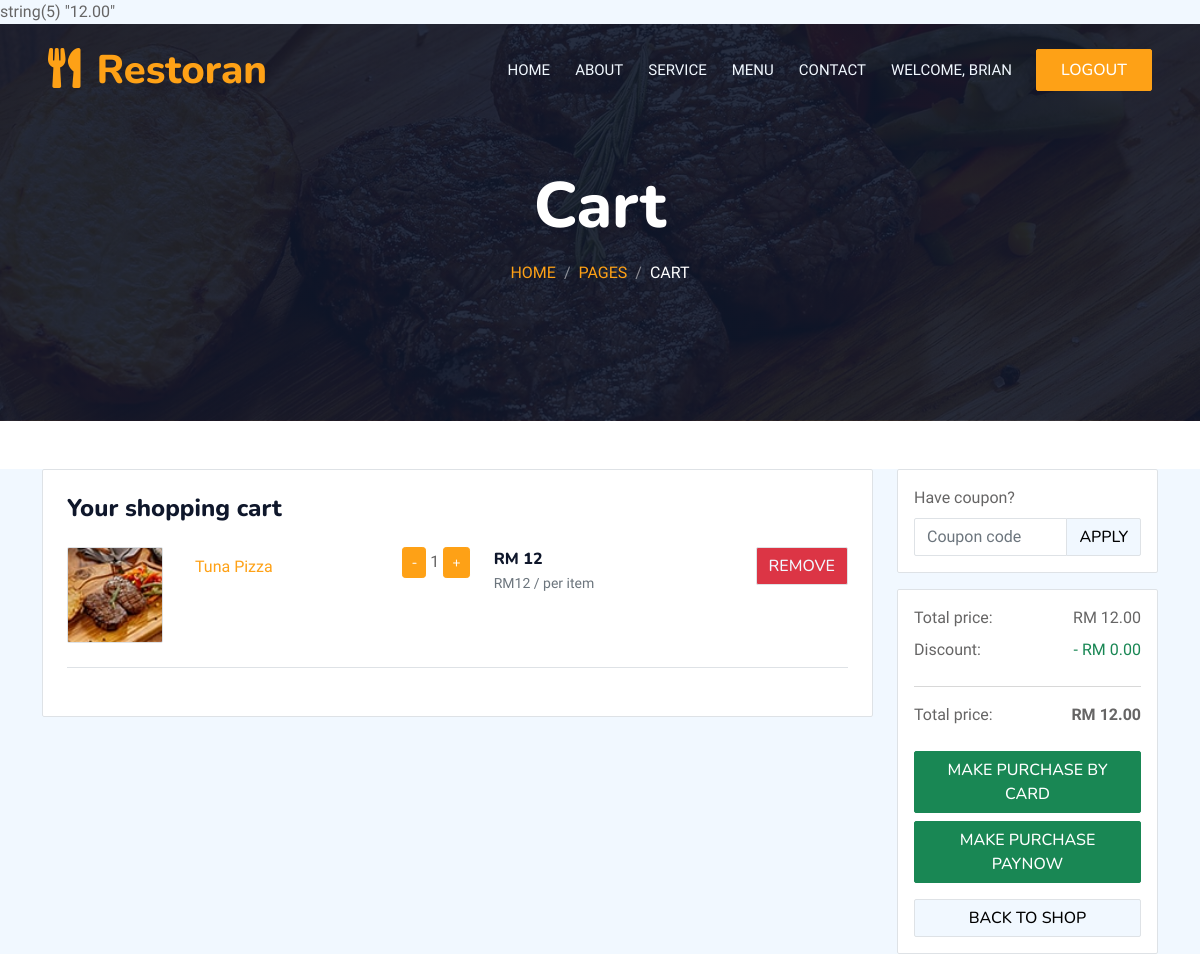
The page /log_cart.php?userID=15 (signed in, upper part) on the database as committed earlier.
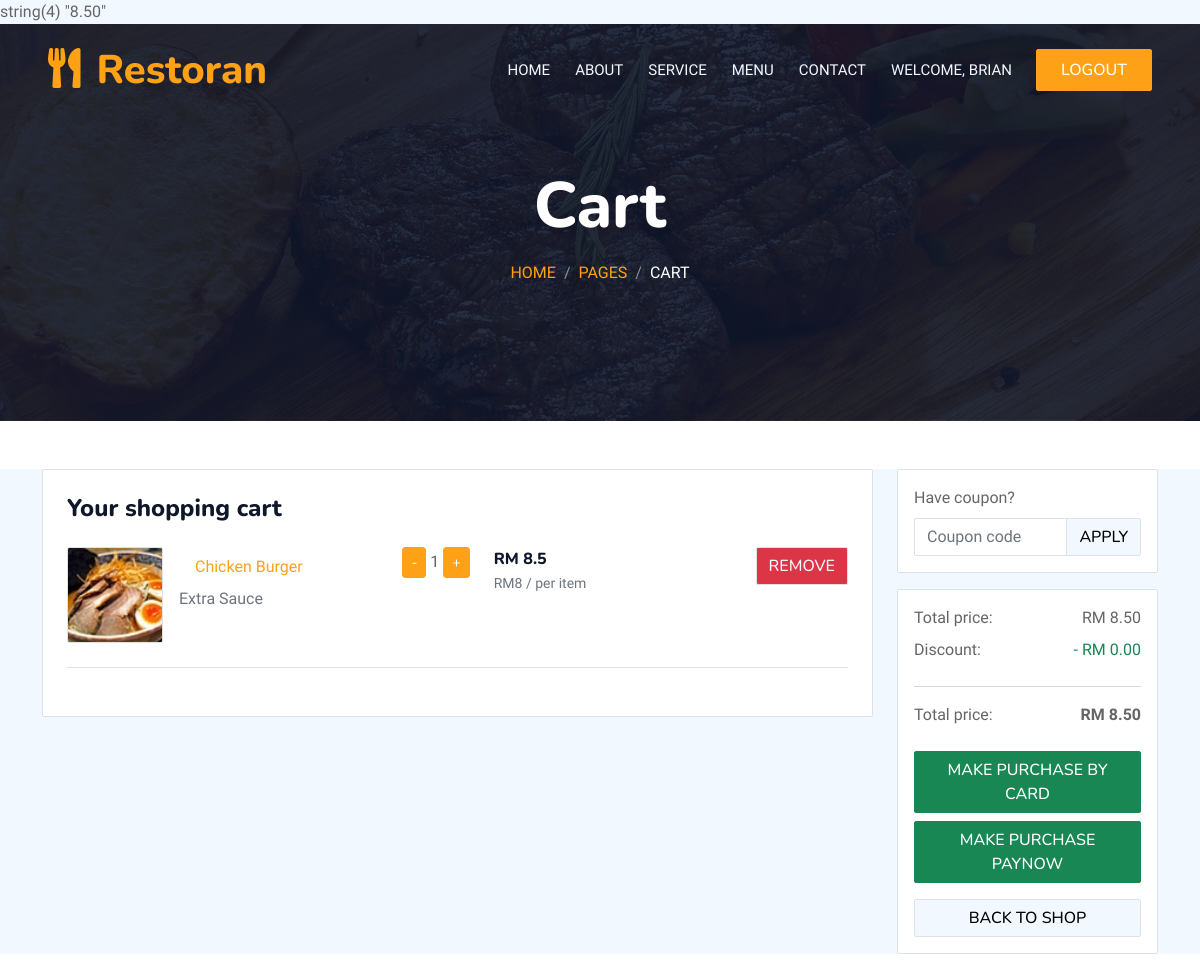
The same page on the database as committed later.
### tables this page shows
CREATE TABLE `users` (
  `id` int(11) NOT NULL,
  `name` varchar(255) DEFAULT NULL,
  `contact_number` varchar(20) DEFAULT NULL,
  `email` varchar(255) DEFAULT NULL,
  `password` varchar(255) DEFAULT NULL,
  `address` varchar(500) NOT NULL,
  `city` varchar(500) NOT NULL,
  `state` varchar(300) NOT NULL,
  `postcode` int(11) NOT NULL,
  `updated_time` timestamp NOT NULL DEFAULT current_timestamp() ON UPDATE current_timestamp(),
  `code` varchar(10) NOT NULL
);

CREATE TABLE `cart` (
  `cart_id` int(100) NOT NULL,
  `food_id` int(100) NOT NULL,
  `num_food` int(30) NOT NULL,
  `food_total_price` double NOT NULL,
  `cart_food_delete` int(11) NOT NULL DEFAULT 1,
  `user_id` int(255) NOT NULL,
  `add_on_id` int(255) NOT NULL,
  `add_on_name` varchar(255) NOT NULL,
  `add_on_price` double NOT NULL
);

CREATE TABLE `menu` (
  `food_id` int(11) NOT NULL,
  `food_img` varchar(255) NOT NULL,
  `food_name` varchar(100) NOT NULL,
  `food_price` double NOT NULL,
  `food_type` varchar(50) NOT NULL,
  `food_description` varchar(200) NOT NULL,
  `food_delete` int(10) NOT NULL DEFAULT 0
);

### log_cart.php (the view, shortened to what this page needs)
<?php include ("connection_sql.php") ?>
<!DOCTYPE html>
<html lang="en">
<head>
    <link href="https://cdnjs.cloudflare.com/ajax/libs/font-awesome/5.10.0/css/all.min.css" rel="stylesheet">
    <link href="https://cdn.jsdelivr.net/npm/bootstrap-icons@1.4.1/font/bootstrap-icons.css" rel="stylesheet">
    <link href="lib/animate/animate.min.css" rel="stylesheet">
    <link href="lib/owlcarousel/assets/owl.carousel.min.css" rel="stylesheet">
    <link href="lib/tempusdominus/css/tempusdominus-bootstrap-4.min.css" rel="stylesheet" />
    <link href="css/bootstrap.min.css" rel="stylesheet">
    <link href="css/style.css" rel="stylesheet">
</head>
<?php
    $uid = isset($_GET['userID']) ? $_GET['userID'] : null;
    $user = "SELECT * FROM users WHERE id = '$uid'";
    $user_result = mysqli_query($connect, $user);
    $row_user = mysqli_fetch_assoc($user_result);
    $sql = "SELECT *, (food_total_price * num_food) AS food_total_price FROM cart JOIN menu ON cart.food_id = menu.food_id WHERE cart_food_delete = '1' AND user_id = '$uid'";
    $result = mysqli_query($connect, $sql);
    $resultcheck = mysqli_num_rows($result);
    if ($resultcheck > 0)
    {
        $totalPrice = 0.0;
        while ($row = mysqli_fetch_assoc($result))
        {
            $totalPrice += $row['food_total_price'];
        }
        $fd_price_total = number_format($totalPrice, 2);
        $total = $fd_price_total ;
    }
    else{
        $totalPrice = 0.0;
        $fd_price_total = number_format($totalPrice, 2);
        $tax = $fd_price_total * 0.1;
        $total = 0.00;
    }
?>
<?php
    var_dump($total);
?>
<body>
    <div class="container-xxl bg-white p-0">
        <div class="container-xxl position-relative p-0">
                <nav class="navbar navbar-expand-lg navbar-dark bg-dark px-4 px-lg-5 py-3 py-lg-0">
                    <a href="" class="navbar-brand p-0">
                        <h1 class="text-primary m-0"><i class="fa fa-utensils me-3"></i>Restoran</h1>
                    </a>
                    <div class="collapse navbar-collapse" id="navbarCollapse">
                        <div class="navbar-nav ms-auto py-0 pe-4">
                            <a href="log_index.php?userID=<?php echo $uid; ?>" class="nav-item nav-link">Home</a>
                            <a href="log_about.php?userID=<?php echo $uid; ?>" class="nav-item nav-link">About</a>
                            <a href="log_service.php?userID=<?php echo $uid; ?>" class="nav-item nav-link">Service</a>
                            <a href="log_menu.php?userID=<?php echo $uid; ?>" class="nav-item nav-link">Menu</a>
                            <a href="log_contact.php?userID=<?php echo $uid; ?>" class="nav-item nav-link">Contact</a>
                            <a href="login/p_profile.php?userID=<?php echo $uid?>" class="nav-item nav-link ">WELCOME, <?php echo $row_user["name"]; ?></a>
                        </div>
                        <a href="index.html" class="btn btn-primary py-2 px-4"style="--bs-btn-padding-y: .25rem; --bs-btn-padding-x: .5rem; --bs-btn-font-size: .75rem;" id="checkoutBtn">LogOut</a>
                    </div>
                </nav>
                <div class="container-xxl py-5 bg-dark hero-header mb-5">
                    <div class="container text-center my-5 pt-5 pb-4">
                        <h1 class="display-3 text-white mb-3 animated slideInDown">Cart</h1>
                        <nav aria-label="breadcrumb">
                            <ol class="breadcrumb justify-content-center text-uppercase">
                                <li class="breadcrumb-item"><a href="#">Home</a></li>
                                <li class="breadcrumb-item"><a href="#">Pages</a></li>
                                <li class="breadcrumb-item text-white active" aria-current="page">Cart</li>
                            </ol>
                        </nav>
                    </div>
                </div>
            </div>
<section class="bg-light my-5">
    <div class="container">
        <div class="row">
                <div class="col-lg-9">
                    <div class="card border shadow-0">
                        <div class="m-4">
                            <h4 class="card-title mb-4">Your shopping cart</h4>
                            <?php
                                    $sql = " SELECT * FROM cart JOIN menu ON cart.food_id = menu.food_id WHERE cart_food_delete = '1' AND user_id = '$uid' ";
                                    $result = mysqli_query($connect , $sql);
                                    $resultcheck = mysqli_num_rows($result);
                                    if($resultcheck > 0)
                                    {
                                        while($row = mysqli_fetch_assoc($result))
                                        {
                                          echo '<form method="POST" class="delete-item-form" id="cart_item_' . $row['cart_id'] . '">';
                                          echo '    <div class="row gy-3">';
                                          echo '        <div class="col-lg-5">';
                                          echo '            <div class="me-lg-5">';
                                          echo '                <div class="d-flex">';
                                          echo '                    <img src="./img/' . $row['food_img'] . '" class="border rounded me-3" style="width: 96px; height: 96px;" />';
                                          echo '                    <div class="">';
                                          echo '                        <a  class="nav-link">' . $row['food_name'] . '</a>';
                                          echo '                        <p class="text-muted"> ' . $row['add_on_name'] . ' </p>';
                                          echo '                    </div>';
                                          echo '                </div>';
                                          echo '            </div>';
                                          echo '        </div>';
                                          echo '        <div class="col-lg-2 col-sm-6 col-6 d-flex flex-row flex-lg-column flex-xl-row text-nowrap">';
                                          echo '            <div class="me-4">';
                                          echo '                  <button class="btn btn-sm btn-primary decrement" data-food-id="' . $row['cart_id'] . '">-</button>';
                                          echo '                  <span id="numFood_' . $row['cart_id'] . '">' . $row['num_food'] . '</span>';
                                          echo '                  <button class="btn btn-sm btn-primary increment" data-food-id="' . $row['cart_id'] . '">+</button>';
                                          echo '            </div>';
                                          echo '            <div class="">';
                                          echo '                <text class="h6">RM '. $row['food_total_price'] .' </text> <br />';
                                          echo '                <small class="text-muted text-nowrap">RM' . $row['food_price'] . ' / per item</small>';
                                          echo '            </div>';
                                          echo '        </div>';
                                          echo '        <div class="col-lg col-sm-6 d-flex justify-content-sm-center justify-content-md-start justify-content-lg-center justify-content-xl-end mb-2">';
                                          echo '            <div class="float-md-end">';
                                          echo '                 <input type="submit" value="Remove" name="delete_item" class="btn btn-danger border text-light icon-hover-danger" onclick="remove(' . $row['cart_id'] . ')" ></input>';
                                          echo '            </div>';
                                          echo '        </div>';
                                          echo '    </div>';
                                          echo '</form> ';
                                        }
                                    }
                                ?>
                        </div>
                            <div class="border-top pt-4 mx-4 mb-4">
                            </div>
                    </div>
                </div>
            <div class="col-lg-3">
                <div class="card mb-3 border shadow-0">
                    <div class="card-body">
                        <form>
                            <div class="form-group">
                                <label class="form-label">Have coupon?</label>
                                <div class="input-group">
                                <input type="text" class="form-control border" name="" placeholder="Coupon code" />
                                <button class="btn btn-light border">Apply</button>
                                </div>
                            </div>
                        </form>
                    </div>
                </div>
                  <div class="card shadow-0 border">
                              <div class="card-body">
                                  <div class="d-flex justify-content-between">
                                      <p class="mb-2">Total price:</p>
                                      <p class="mb-2">RM <?php echo $fd_price_total?></p>
                                  </div>
                                  <div class="d-flex justify-content-between">
                                      <p class="mb-2">Discount:</p>
                                      <p class="mb-2 text-success">- RM 0.00</p>
                                  </div>
                                  <hr />
                                  <div class="d-flex justify-content-between">
                                      <p class="mb-2">Total price:</p>
                                      <p class="mb-2 fw-bold">RM <?php echo $total?></p>
                                  </div>
                                  <div class="mt-3">
                                    <?php if ($total > 0): ?>
                                        <a href="log_payment.php?userID=<?php echo $uid; ?>" class="btn btn-success w-100 shadow-0 mb-2"> Make Purchase By Card</a>
                                        <a href="log_payment.php?userID=<?php echo $uid; ?>" class="btn btn-success w-100 shadow-0 mb-2"> Make Purchase PayNow</a>
                                    <?php else: ?>
                                        <button class="btn btn-secondary w-100 shadow-0 mb-2" disabled> No Items to Purchase </button>
                                    <?php endif; ?>
                                    <a href="log_menu.php?userID=<?php echo $uid; ?>" class="btn btn-light w-100 border mt-2"> Back to shop </a>
                                </div>
                              </div>
                          </div>
            </div>
        </div>
    </div>
</section>
    </div>
</body>
</html>

### css/style.css (style rules this page uses)
:root { --primary: #FEA116; --light: #F1F8FF; --dark: #0F172B; }
.btn { font-family: 'Nunito', sans-serif; font-weight: 500; text-transform: uppercase; transition: .5s; }
.btn.btn-primary, .btn.btn-secondary { color: #FFFFFF; }
.navbar-dark .navbar-nav .nav-link { position: relative; margin-left: 25px; padding: 35px 0; font-size: 15px; color: var(--light) !important; text-transform: uppercase; font-weight: 500; outline: none; transition: .5s; }
@media (min-width: 992px) { .navbar-dark { position: absolute; width: 100%; top: 0; left: 0; z-index: 999; background: transparent !important; } }
.hero-header { background: linear-gradient(rgba(15, 23, 43, .9), rgba(15, 23, 43, .9)), url(../img/bg-hero.jpg); background-position: center center; background-repeat: no-repeat; background-size: cover; }
.breadcrumb-item + .breadcrumb-item::before { color: rgba(255, 255, 255, .5); }

Rows that differ between the two databases and show on the page:
removed cart: food.food_name "Tuna Pizza", num_food "1", food_total_price "12", food.food_price "12"
added cart: food.food_img (picture), food.food_name "Chicken Burger", add_on_name "Extra Sauce", num_food "1", food_total_price "8.5", food.food_price "8"
Other text that changed with them:
text written by a page script: "string(5) \"12.00\"" → "string(4) \"8.50\""
$fd_price_total: "12.00" → "8.50"
$total: "12.00" → "8.50"
